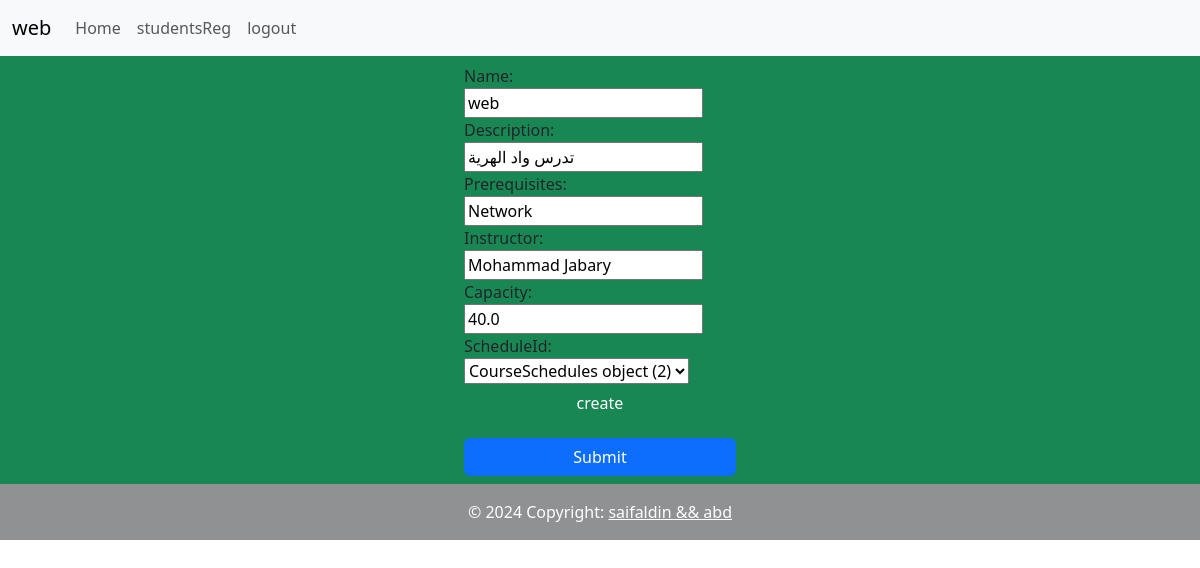
Page /updateCourse/1 (signed in) on the committed database.
### register/models.py (models this page shows, shortened)
class Courses(models.Model):
    name=models.CharField( max_length=50,null=True)
    description=models.CharField( max_length=200,null=True)
    prerequisites=models.CharField( max_length=100,null=True)
    instructor=models.CharField( max_length=50,null=True)
    capacity=models.FloatField(null=True)
    scheduleId=models.ForeignKey(CourseSchedules, on_delete=models.SET_NULL,null=True)

### register/views.py (the view)
# urls.py: path('updateCourse/<str:pk>',views.updateCourse,name='updateCourse'),
@login_required(login_url='login')
def updateCourse(request,pk):
    course=Courses.objects.get(id=pk)
    form=CourseForm(instance=course)
    if request.method=='POST':
        form=CourseForm(request.POST,instance=course)
        if form.is_valid():
            form.save()
            return redirect('courses')
    context={
        "form":form,
        }
    return render(request,'register/courseForm.html',context)

### register/forms.py
class CourseForm(ModelForm):
    class Meta:
        model=Courses
        fields='__all__'

### register/templates/register/courseForm.html (shortened to what this page needs)
{% extends 'register/main.html' %}
{% load static %}
    {% block content %}
      <form class="d-flex p-2 justify-content-center align-items-center flex-column row m-0 h-100 bg-success" method="POST">
        <div class="d-flex flex-column w-25">
          {{ form }}
          <a role="button" class="btn btn-success" href="{% url 'createSchedules' %}">create</a>
          <button type="submit" class="btn btn-primary mt-3">Submit</button>
        </div>
      </form>
    {% endblock %}

### register/templates/register/navbar.html (shortened to what this page needs)
<!DOCTYPE html>
<html lang="en">
  <head>
  </head>
  <body>
    <nav class="navbar navbar-expand-lg bg-body-tertiary">
      <div class="container-fluid">
        <a class="navbar-brand" href="#">{{request.user}}</a>
        <div class="collapse navbar-collapse" id="navbarSupportedContent">
          <ul class="navbar-nav me-auto mb-2 mb-lg-0">
            <li class="nav-item">
              <a class="nav-link" aria-current="page" href="{% url 'courses' %}">Home</a>
            </li>
            <li class="nav-item">
              <a class="nav-link" aria-current="page" href="{% url 'studentsReg' request.user.id %}">studentsReg</a>
            </li>
            <li class="nav-item">
              <a class="nav-link" aria-current="page" href="{% url 'userLogout'  %}">logout</a>
            </li>
          </ul>
        </div>
      </div>
    </nav>
  </body>
</html>

### rows in the picture
Courses: name "web", description "تدرس واد الهرية", prerequisites "Network", instructor "Mohammad Jabary", capacity "40.0", scheduleId "CourseSchedules object (2)"

### other values in the picture
{{ request.user }} "web"
